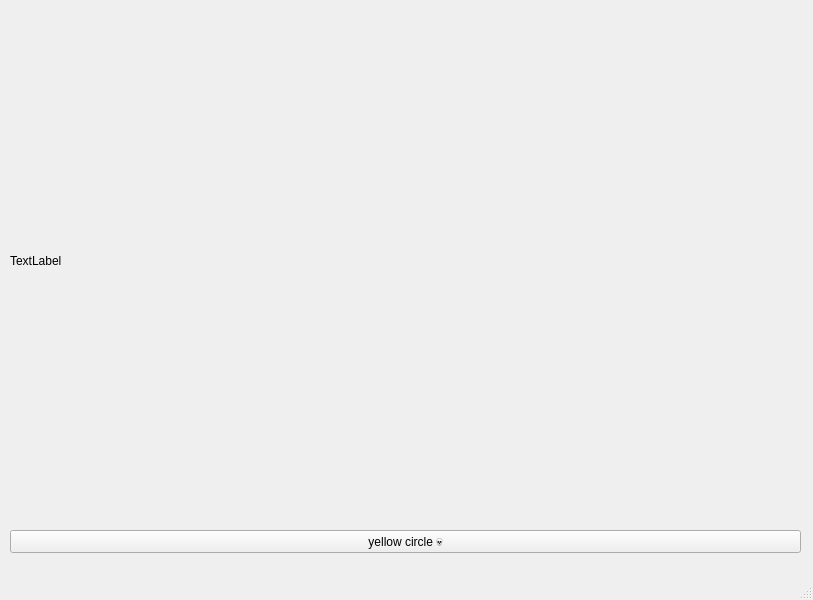
<?xml version="1.0" encoding="UTF-8"?>
<ui version="4.0">
 <class>MainWindow</class>
 <widget class="QMainWindow" name="MainWindow">
  <property name="geometry">
   <rect>
    <x>0</x>
    <y>0</y>
    <width>813</width>
    <height>600</height>
   </rect>
  </property>
  <property name="windowTitle">
   <string>MainWindow</string>
  </property>
  <widget class="QWidget" name="centralwidget">
   <widget class="QLabel" name="image">
    <property name="geometry">
     <rect>
      <x>10</x>
      <y>0</y>
      <width>791</width>
      <height>521</height>
     </rect>
    </property>
    <property name="text">
     <string>TextLabel</string>
    </property>
   </widget>
   <widget class="QPushButton" name="circle_btn">
    <property name="geometry">
     <rect>
      <x>10</x>
      <y>530</y>
      <width>791</width>
      <height>23</height>
     </rect>
    </property>
    <property name="text">
     <string>yellow circle 💀</string>
    </property>
   </widget>
  </widget>
  <widget class="QMenuBar" name="menubar">
   <property name="geometry">
    <rect>
     <x>0</x>
     <y>0</y>
     <width>813</width>
     <height>21</height>
    </rect>
   </property>
  </widget>
  <widget class="QStatusBar" name="statusbar"/>
 </widget>
 <resources/>
 <connections/>
</ui>
